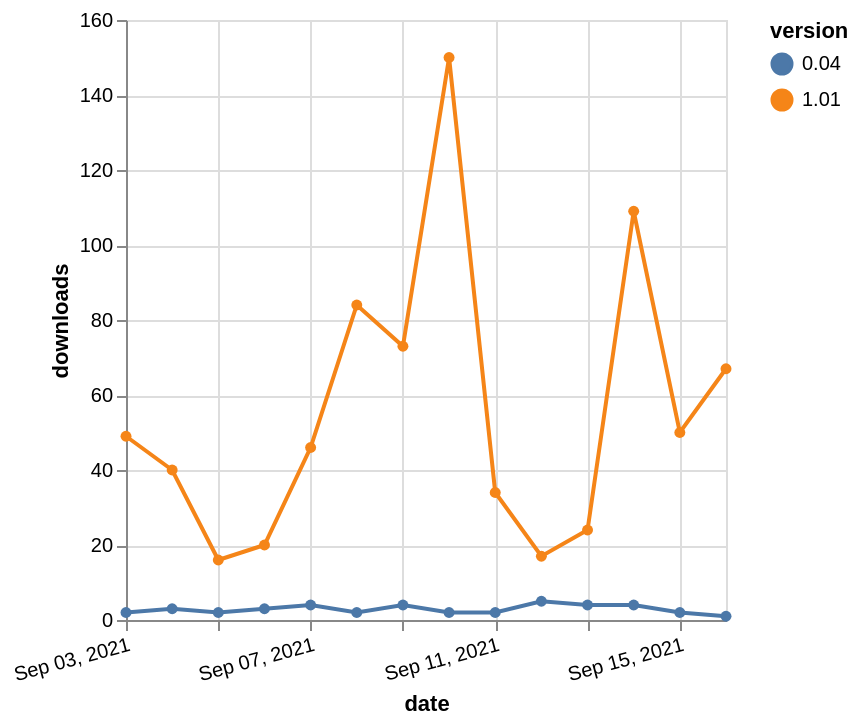

This figure's Vega-Lite source:
### Vega-Lite specification from a JSON file in a GitHub repository (floating-point values rounded to 4 significant figures)
{"$schema": "https://vega.github.io/schema/vega-lite/v5.json", "description": "A simple bar chart with embedded data.", "data": {"values": [{"date": "2021-09-03", "total": 58816, "delta": 49, "version": "1.01"}, {"date": "2021-09-04", "total": 58856, "delta": 40, "version": "1.01"}, {"date": "2021-09-05", "total": 58872, "delta": 16, "version": "1.01"}, {"date": "2021-09-06", "total": 58892, "delta": 20, "version": "1.01"}, {"date": "2021-09-07", "total": 58938, "delta": 46, "version": "1.01"}, {"date": "2021-09-08", "total": 59022, "delta": 84, "version": "1.01"}, {"date": "2021-09-09", "total": 59095, "delta": 73, "version": "1.01"}, {"date": "2021-09-10", "total": 59245, "delta": 150, "version": "1.01"}, {"date": "2021-09-11", "total": 59279, "delta": 34, "version": "1.01"}, {"date": "2021-09-12", "total": 59296, "delta": 17, "version": "1.01"}, {"date": "2021-09-13", "total": 59320, "delta": 24, "version": "1.01"}, {"date": "2021-09-14", "total": 59429, "delta": 109, "version": "1.01"}, {"date": "2021-09-15", "total": 59479, "delta": 50, "version": "1.01"}, {"date": "2021-09-16", "total": 59546, "delta": 67, "version": "1.01"}, {"date": "2021-09-03", "total": 22624, "delta": 2, "version": "0.04"}, {"date": "2021-09-04", "total": 22627, "delta": 3, "version": "0.04"}, {"date": "2021-09-05", "total": 22629, "delta": 2, "version": "0.04"}, {"date": "2021-09-06", "total": 22632, "delta": 3, "version": "0.04"}, {"date": "2021-09-07", "total": 22636, "delta": 4, "version": "0.04"}, {"date": "2021-09-08", "total": 22638, "delta": 2, "version": "0.04"}, {"date": "2021-09-09", "total": 22642, "delta": 4, "version": "0.04"}, {"date": "2021-09-10", "total": 22644, "delta": 2, "version": "0.04"}, {"date": "2021-09-11", "total": 22646, "delta": 2, "version": "0.04"}, {"date": "2021-09-12", "total": 22651, "delta": 5, "version": "0.04"}, {"date": "2021-09-13", "total": 22655, "delta": 4, "version": "0.04"}, {"date": "2021-09-14", "total": 22659, "delta": 4, "version": "0.04"}, {"date": "2021-09-15", "total": 22661, "delta": 2, "version": "0.04"}, {"date": "2021-09-16", "total": 22662, "delta": 1, "version": "0.04"}]}, "width": "container", "mark": {"type": "line", "point": {"filled": true}}, "encoding": {"x": {"field": "date", "type": "temporal", "timeUnit": "yearmonthdate", "title": "date", "axis": {"labelAngle": -15}}, "y": {"field": "delta", "type": "quantitative", "title": "downloads"}, "color": {"field": "version", "type": "nominal"}, "tooltip": {"field": "delta"}}}
